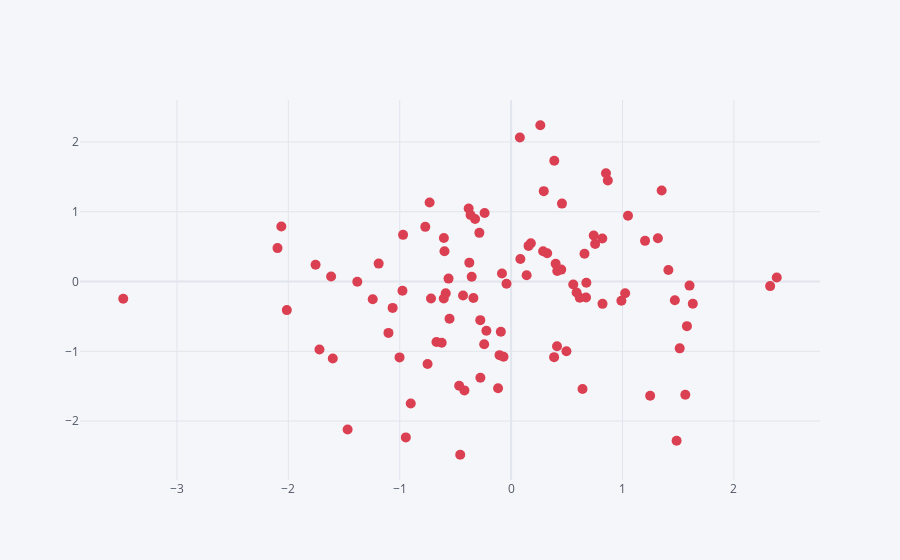

The cell this chart's notebook holds for it:
### Code cell
df.iplot(kind='scatter', x='A', y='B', mode='markers', color='red', size=10)
